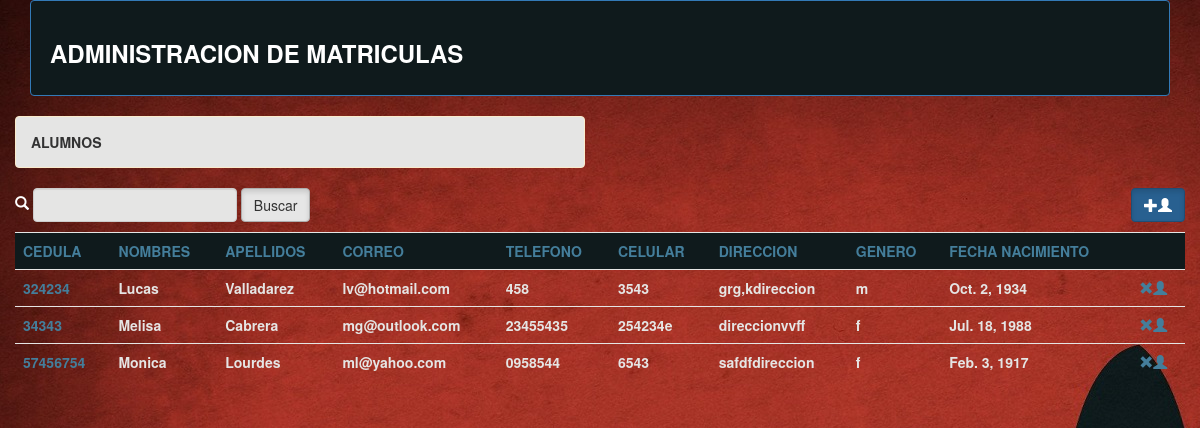
The app's page /administrar/alumnos?o=cedula with its own data.
### gestion/models.py (models this page shows, shortened)
class Alumno(models.Model):
	lGenero=(
		('f','femenino'),
		('m','masculino'),
	)
	eliminado=models.BooleanField(default=False)
	nombres=models.CharField(max_length=30)
	apellidos=models.CharField(max_length=30)
	cedula=models.CharField(max_length=10, unique=True)
	correo=models.EmailField(max_length=30, blank=True, null=True)
	telefono=models.CharField(max_length=15, blank=True, null=True)
	celular=models.CharField(max_length=15, blank=True, null=True)
	direccion=models.TextField(max_length=100, default="direccion")
	sexo=models.CharField(max_length=10,choices=lGenero)
	fechaNacimiento=models.DateField(blank=True, null=True)

### gestion/views.py (the view)
def alumnos(request):
	obA=Alumno.objects.all()
	if request.GET.get('o'):
		obA=Alumno.objects.order_by(request.GET['o'])
	context={
		'alumnos':obA,
		't':'Alumnos',
	}
	return render(request,'alumnos.html',context)

### templates/alumnos.html
{% extends 'master.html'%}
	{% block contenido%}
	<div class='container-fluid'>
		<div class="row">
			<div class="col-xs-6">
				<div class="alert alert-warning"><strong>{{t | upper}}</strong></div>
			</div>
		</div>
		<div class="row">
			<div class="col-xs-6 col-md-4">
				<form ng-submit="buscar()" class="form-inline">
					<span class="glyphicon glyphicon-search" aria-hidden="true"></span>
		          	<input type="text" name="nombres" ng-model="nombreEntrada" class="form-control">
		          	<input type="submit" value="Buscar" class="btn btn-default active">
		        </form>
			</div>
			<div class="col-xs-6 col-md-4">
			</div>
			<div class="col-xs-6 col-md-4">
				<p class="text-right"><a href="crearAlumno" class="btn btn-primary active"><span class="glyphicon glyphicon-plus" aria-hidden="true"></span><span class="glyphicon glyphicon-user" aria-hidden="true"></span></a></p>
			</div>
			<div class="col-xs-12">
				<table class="table">
					<tr  class="info">
						<td><a href="alumnos?o=cedula">CEDULA</a></td>
						<td><a href="alumnos?o=nombres">NOMBRES</a></td>
						<td><a href="alumnos?o=apellidos">APELLIDOS</a></td>
						<td><a href="alumnos?o=correo">CORREO</a></td>
						<td><a href="alumnos?o=telefono">TELEFONO</a></td>
						<td><a href="alumnos?o=celular">CELULAR</a></td>
						<td><a href="alumnos?o=direccion">DIRECCION</a></td>
						<td><a href="alumnos?o=sexo">GENERO</a></td>
						<td><a href="alumnos?o=fechaNacimiento">FECHA NACIMIENTO</a></td>
						<td></td>
					</tr>
				{% for d in alumnos%}
					<tr>
						<td><a href="modificarAlumno?ced={{d.cedula}}" >{{d.cedula}}</a></td>
						<td>{{d.nombres}}</td>
						<td>{{d.apellidos}}</td>
						<td>{{d.correo}}</td>
						<td>{{d.telefono}}</td>
						<td>{{d.celular}}</td>
						<td>{{d.direccion}}</td>
						<td>{{d.sexo}}</td>
						<td>{{d.fechaNacimiento}}</td>
						<td><a href="eliminarAlumno?ced={{d.cedula}}" onclick="if(!confirm('¿Esta seguro de eliminar el alumno?'))return false"><span class="glyphicon glyphicon-remove" aria-hidden="true"></span><span class="glyphicon glyphicon-user" aria-hidden="true"></span></a></td>
					</tr>
				{% endfor%}
				</table>
			</div>
		</div>
	</div>
	{% endblock contenido%}

### static/css/estilos.css (style rules this page uses)
body { color: white; }
.alert-warning { color: #333333; background-color: rgb(229, 229, 228); }
a:link, a:visited { color: #447e9b; text-decoration: none; }
td { color: #e5e5e4; font-weight: 600; }
.form-control { color: #1F618D; background-color: #e5e5e4; font-weight: 600; }
.table>tbody>tr>td, .table>tbody>tr>th, .table>tfoot>tr>td, .table>tfoot>tr>th, .table>thead>tr>td, .table>thead>tr>th { border-top: 1px solid #e5e5e4; }
.table>tbody>tr.info>td, .table>tbody>tr.info>th, .table>tbody>tr>td.info, .table>tbody>tr>th.info, .table>tfoot>tr.info>td, .table>tfoot>tr.info>th, .table>tfoot>tr>td.info, .table>tfoot>tr>th.info, .table>thead>tr.info>td, .table>thead>tr.info>th, .table>thead>tr>td.info, .table>thead>tr>th.info { background-color: #0f1a1c; }

### records on screen
Alumno: cedula "324234", nombres "Lucas", apellidos "Valladarez", correo "lv@hotmail.com", telefono "458", celular "3543", direccion "grg,kdireccion", sexo "m", fechaNacimiento "Oct. 2, 1934"
Alumno: cedula "34343", nombres "Melisa", apellidos "Cabrera", correo "mg@outlook.com", telefono "23455435", celular "254234e", direccion "direccionvvff", sexo "f", fechaNacimiento "Jul. 18, 1988"
Alumno: cedula "57456754", nombres "Monica", apellidos "Lourdes", correo "ml@yahoo.com", telefono "0958544", celular "6543", direccion "safdfdireccion", sexo "f", fechaNacimiento "Feb. 3, 1917"

### other values on screen
{{ t | upper }} "ALUMNOS"
